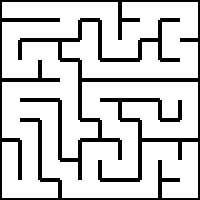
#> input picture Projects/maze00.jpg, 200 x 200 px, found by its file name
$ jupyter execute maze.ipynb
#> lines starting #> are read from the running program, lines starting #| are printed output that depends on the picture; after the words box and inside, x2 and y2 are one past the last pixel; in counts of white or black regions, pixels touching at a corner belong together
[cell 1]
import cv2
import numpy as np
import matplotlib.pyplot as plt

[cell 2]
def show_pic(img):
    fig = plt.figure(figsize=(10,10))
    ax = fig.add_subplot(111)
    ax.imshow(img,cmap='gray')

[cell 3]
img = cv2.imread('../maze00.jpg')
#> img is the input picture: shape (200, 200, 3); min 0, max 255, mean 205.3
img = cv2.cvtColor(img,cv2.COLOR_BGR2RGB)

[cell 4]
show_pic(img)

[cell 5]
img.shape
#> Out = (200, 200, 3)

[cell 6]
maze = cv2.cvtColor(img,cv2.COLOR_RGB2GRAY)
ret, maze = cv2.threshold(maze,127,255,cv2.THRESH_BINARY_INV)
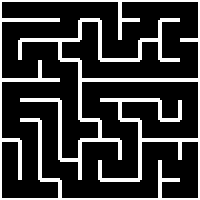
#> maze: shape (200, 200); 19.5% white; 1 white region, box (x1, y1, x2, y2) and area: (0, 0, 200, 200) 7792

[cell 7]
maze.shape
#> Out = (200, 200)

[cell 8]
show_pic(maze)

[cell 9]
maze.shape
#> Out = (200, 200)

[cell 10]
kernel = np.ones((3,3),dtype=np.uint8)

[cell 11]
open = cv2.morphologyEx(maze,cv2.MORPH_OPEN,kernel)

[cell 12]
show_pic(open)

[cell 13]
maze

[cell 14]
maze = cv2.dilate(maze,kernel,iterations=1)
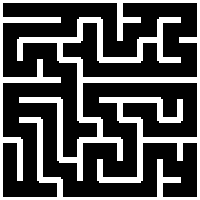
#> maze: shape (200, 200); 29.3% white; 1 white region, box (x1, y1, x2, y2) and area: (0, 0, 200, 200) 11732
maze = cv2.erode(maze,kernel,iterations=1)
